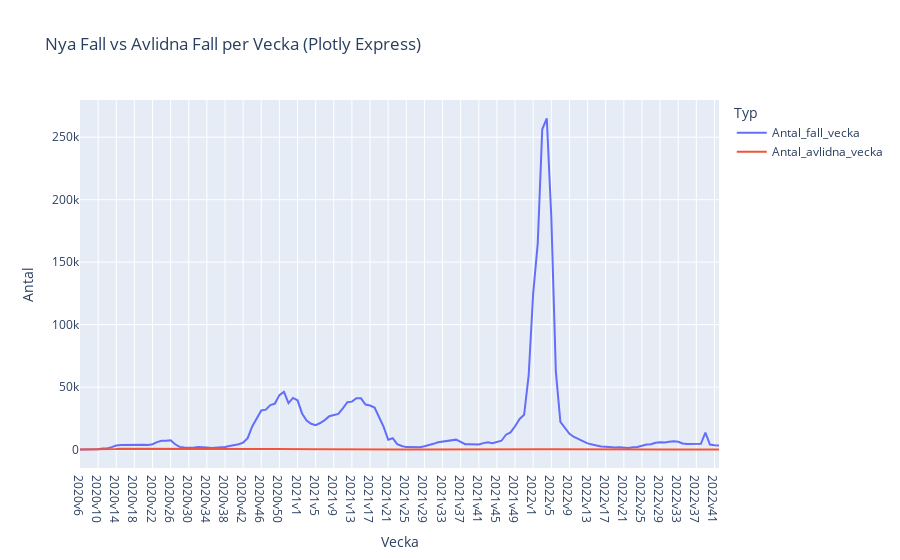

Notebook cell for this chart:
### Markdown cell above
## Uppgift 1
### e) 
Rita linjediagram av både avlidna fall per vecka och nya fall per vecka i samma fönster från 2020v6 till
nu

### Code cell
# Seaborn

sns.lineplot(x='Vecka', y='Antal_fall_vecka', data=covid_data, label='Nya Fall')
sns.lineplot(x='Vecka', y='Antal_avlidna_vecka', data=covid_data, label='Avlidna Fall')
plt.title('Nya Fall vs Avlidna per Vecka (Seaborn)')
plt.xlabel('Vecka')
plt.ylabel('Antal')
plt.xticks(rotation=45)
plt.show()

# Plotly Express

fig_px_combined = px.line(covid_data, x='Vecka', y=['Antal_fall_vecka', 'Antal_avlidna_vecka'],
                          labels={'value': 'Antal', 'variable': 'Typ'},
                          title='Nya Fall vs Avlidna Fall per Vecka (Plotly Express)')
fig_px_combined.show()

### Figure 1 — Plotly figure (JSON) as saved in the notebook; plotly's stock layout.template omitted (floating-point values rounded to 4 significant figures; data arrays with more than 128 entries replaced by an {"elided": "..."} marker saying what was removed)
{"data": [{"hovertemplate": "Typ=Antal_fall_vecka<br>Vecka=%{x}<br>Antal=%{y}<extra></extra>", "legendgroup": "Antal_fall_vecka", "line": {"color": "#636efa", "dash": "solid"}, "marker": {"symbol": "circle"}, "mode": "lines", "name": "Antal_fall_vecka", "orientation": "v", "showlegend": true, "type": "scatter", "x": {"elided": "142 str values"}, "xaxis": "x", "y": {"elided": "142 int values"}, "yaxis": "y"}, {"hovertemplate": "Typ=Antal_avlidna_vecka<br>Vecka=%{x}<br>Antal=%{y}<extra></extra>", "legendgroup": "Antal_avlidna_vecka", "line": {"color": "#EF553B", "dash": "solid"}, "marker": {"symbol": "circle"}, "mode": "lines", "name": "Antal_avlidna_vecka", "orientation": "v", "showlegend": true, "type": "scatter", "x": {"elided": "142 str values"}, "xaxis": "x", "y": {"elided": "142 int values"}, "yaxis": "y"}], "layout": {"legend": {"title": {"text": "Typ"}, "tracegroupgap": 0}, "title": {"text": "Nya Fall vs Avlidna Fall per Vecka (Plotly Express)"}, "xaxis": {"anchor": "y", "domain": [0, 1], "title": {"text": "Vecka"}}, "yaxis": {"anchor": "x", "domain": [0, 1], "title": {"text": "Antal"}}}}
